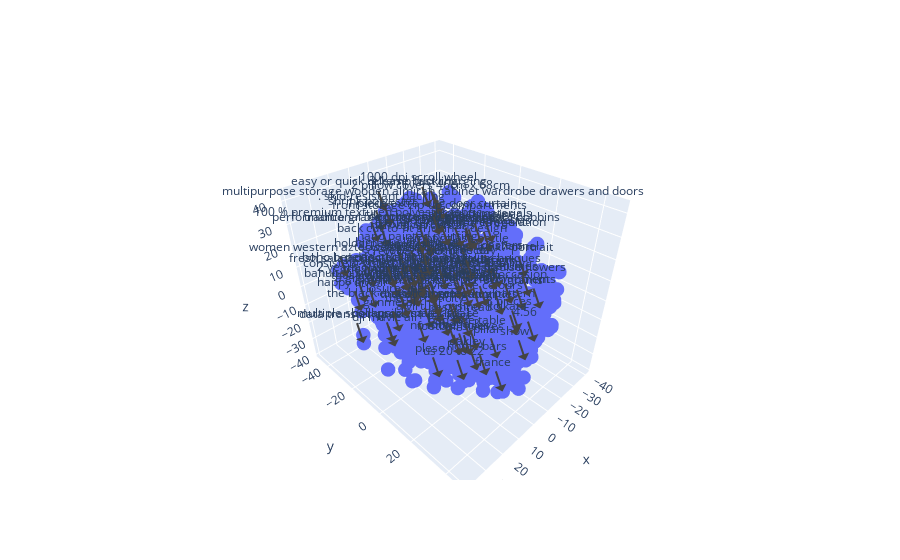

The notebook cell this image was saved under:
### Code cell
fig = go.Figure(data=[go.Scatter3d(x=embeddings_3d[:, 0], y=embeddings_3d[:, 1], z=embeddings_3d[:, 2],
                                   mode='markers', marker=dict(size=5))])

# Add word labels to each point
# for i, txt in enumerate(input_text):
#     fig.add_annotation(x=embeddings_3d[i, 0], y=embeddings_3d[i, 1], z=embeddings_3d[i, 2], text=txt)

fig.update_layout(
    scene=dict(
        annotations=[
          dict(
              x=embeddings_3d[i, 0], 
              y=embeddings_3d[i, 1], 
              z=embeddings_3d[i, 2],
              text=input_text[i]
          )
          for i in range(100)
        ]
    ),
)

fig.show()

### Figure 1 — Plotly figure (JSON) as saved in the notebook; plotly's stock layout.template omitted (floating-point values rounded to 4 significant figures; data arrays with more than 128 entries replaced by an {"elided": "..."} marker saying what was removed)
{"data": [{"marker": {"size": 5}, "mode": "markers", "type": "scatter3d", "x": {"elided": "1000 float values"}, "y": {"elided": "1000 float values"}, "z": {"elided": "1000 float values"}}], "layout": {"scene": {"annotations": [{"text": "college dorm decor", "x": -15.85, "y": -17.21, "z": -7.94}, {"text": "a virtual casino", "x": -10.19, "y": -10.75, "z": -36.17}, {"text": "empty glass bottle", "x": 1.979, "y": 12.33, "z": 19.94}, {"text": "dji mavic air", "x": 28.93, "y": -2.057, "z": -12.52}, {"text": "multiple shockproof materials ]", "x": 19.28, "y": -16.4, "z": -25.42}, {"text": "traditional 5-pocket styling", "x": 11.33, "y": -25.24, "z": 17.76}, {"text": ". skid-resistant backing", "x": 2.017, "y": -33.93, "z": 20.81}, {"text": "bahubali silk saree", "x": 31.31, "y": -16.02, "z": 3.915}, {"text": "\" the carpet city", "x": 9.094, "y": -1.761, "z": -14.17}, {"text": "data transfer speed", "x": 39.09, "y": -8.97, "z": -8.595}, {"text": "the shimmering qualities", "x": 0.2463, "y": 6.375, "z": -12.28}, {"text": ". premium fabric", "x": 27.72, "y": 4.445, "z": 9.47}, {"text": "plese", "x": 25.55, "y": 20.39, "z": -16.28}, {"text": "product materials", "x": -29.95, "y": -2.383, "z": 12.36}, {"text": "shrink polyester", "x": 0.5456, "y": -42.55, "z": 14.58}, {"text": "boho beaded necklace", "x": 25.12, "y": -17.93, "z": 7.389}, {"text": "the colours", "x": 10.91, "y": 36.96, "z": 15.73}, {"text": "classical design", "x": -0.0189, "y": -20.12, "z": -17.53}, {"text": "high quality canvas", "x": -9.842, "y": -31.32, "z": -7.132}, {"text": "audio return channel", "x": -12.03, "y": 12.63, "z": 10.04}, {"text": "the black and white greek key pattern", "x": -6.432, "y": -12.26, "z": -26.21}, {"text": "1.6 cm", "x": -29.85, "y": 26.89, "z": -9.249}, {"text": "fabric treatment", "x": -27.75, "y": -1.477, "z": 8.725}, {"text": "us 20 to 22", "x": 5.643, "y": 14.97, "z": -36.56}, {"text": "performance grade primary and secondary bobbins", "x": -4.305, "y": -18.34, "z": 14.11}, {"text": "8 pieces", "x": -11.1, "y": 29.59, "z": -9.003}, {"text": "2 years quality assurance", "x": 1.055, "y": -34.2, "z": -18.16}, {"text": "wooden printed coasters", "x": -22.98, "y": -12.88, "z": -6.743}, {"text": "4.56", "x": -22.5, "y": 30.87, "z": -21.52}, {"text": "the nicetown store", "x": 1.279, "y": -6.593, "z": -6.989}, {"text": "omega 3", "x": 18.1, "y": 26.96, "z": -4.333}, {"text": "easy or quick release buckling", "x": 11.61, "y": -24.47, "z": 34.4}, {"text": "those or even home decor", "x": 6.165, "y": -16.6, "z": -11.15}, {"text": "1 piece extra long door curtain", "x": -18.35, "y": -23.34, "z": 13.65}, {"text": "100 % premium textured polyester fabric", "x": 6.101, "y": -39.28, "z": 12.31}, {"text": "seamless style", "x": 19.07, "y": 10.29, "z": 24.15}, {"text": "an envelope", "x": -11.84, "y": 1.814, "z": 18.68}, {"text": "back cut-to-fit grid lines design", "x": -1.027, "y": -11.51, "z": 13.11}, {"text": "show", "x": -0.01458, "y": 41.63, "z": -10.11}, {"text": "a great top", "x": 22.58, "y": -22.35, "z": -7.127}, {"text": "diy projects", "x": 31.39, "y": 15.83, "z": 19.84}, {"text": "mint matte", "x": 25.98, "y": 8.153, "z": 16.1}, {"text": "2 money pockets", "x": 2.636, "y": 9.349, "z": 27.82}, {"text": "pillar", "x": 10.3, "y": 35.98, "z": -5.963}, {"text": "women western aztec sweaters", "x": 34.32, "y": -22.28, "z": 14.64}, {"text": "happy diwali", "x": 34.52, "y": -14.84, "z": 1.786}, {"text": "easier application", "x": 23.98, "y": 27.62, "z": 13.83}, {"text": "strong screws", "x": 15.21, "y": 1.584, "z": 27.13}, {"text": "1 package", "x": 19.79, "y": 23.18, "z": -1.363}, {"text": "685 grams", "x": -22.71, "y": 23.0, "z": -8.069}, {"text": "home bars", "x": 1.459, "y": 24.24, "z": -29.83}, {"text": "overall size", "x": 7.219, "y": 19.11, "z": 16.12}, {"text": "special techniques", "x": -6.653, "y": 21.38, "z": 10.75}, {"text": "pole length", "x": 4.284, "y": 28.0, "z": 18.45}, {"text": "rich velvet curtains", "x": -13.15, "y": -24.45, "z": 3.887}, {"text": "a 5x7 portrait", "x": -27.84, "y": 18.61, "z": 4.506}, {"text": "3.1amp fast charging", "x": -6.527, "y": -13.18, "z": 32.19}, {"text": "this women ' s shoe", "x": 14.46, "y": -7.519, "z": 1.975}, {"text": "usagelight weight", "x": 13.17, "y": 19.07, "z": 14.3}, {"text": "kolkata", "x": -4.852, "y": 33.11, "z": -5.575}, {"text": "our get organized system", "x": -4.682, "y": -12.93, "z": -12.92}, {"text": "hologrpahic wristband", "x": 9.422, "y": -16.3, "z": 8.042}, {"text": "triple layer", "x": 5.864, "y": 17.28, "z": 5.769}, {"text": "football sleeves", "x": 13.38, "y": 25.17, "z": -9.515}, {"text": "the health breeze mode", "x": 15.95, "y": -0.9679, "z": 5.472}, {"text": "2 pillow covers 46cm x 68cm", "x": -19.14, "y": -24.74, "z": 21.89}, {"text": "weathered patina", "x": -9.645, "y": -22.76, "z": -5.908}, {"text": "quality prefect", "x": 23.81, "y": 19.57, "z": 9.555}, {"text": "festival occasion", "x": -13.86, "y": 22.67, "z": -0.2906}, {"text": "screw back closure", "x": 10.92, "y": -3.194, "z": 10.53}, {"text": "bad side table", "x": -8.752, "y": 9.438, "z": -31.22}, {"text": "1000 dpi scroll wheel", "x": -4.195, "y": -15.87, "z": 33.7}, {"text": "your personalized costumes", "x": -21.33, "y": -7.388, "z": -15.5}, {"text": "white colored cars", "x": 1.141, "y": 7.867, "z": 5.694}, {"text": "natural style", "x": -4.304, "y": -21.49, "z": -14.89}, {"text": "best thread", "x": 9.372, "y": 20.82, "z": -5.25}, {"text": "multipurpose storage wooden almirah cabinet wardrobe drawers and doors", "x": -1.925, "y": -5.03, "z": 32.45}, {"text": "collapsiblesaves space", "x": 6.703, "y": -8.906, "z": -28.88}, {"text": "closurezipper", "x": 18.85, "y": -5.092, "z": -4.628}, {"text": "those picture-perfect moments", "x": -9.782, "y": 9.092, "z": -7.95}, {"text": "paradise flowers", "x": -12.89, "y": 31.39, "z": 8.523}, {"text": "no more holes", "x": -6.319, "y": 1.073, "z": -38.49}, {"text": "better temperature regulation", "x": -22.58, "y": -7.805, "z": 8.526}, {"text": "food residue and debris", "x": -33.98, "y": -16.07, "z": 1.492}, {"text": "consistent control , comfort and stability", "x": -14.38, "y": -32.49, "z": -22.95}, {"text": "storage container", "x": -10.77, "y": 7.527, "z": 23.22}, {"text": "full visibility", "x": 2.979, "y": 23.17, "z": 7.787}, {"text": "fresh salad cups 100 % brand new", "x": 10.32, "y": -24.18, "z": -3.122}, {"text": "simple plug and play design", "x": -21.98, "y": -24.09, "z": -20.49}, {"text": "hand painted painting", "x": -14.87, "y": -30.14, "z": -5.76}, {"text": "front storage zip-up compartments", "x": 3.049, "y": -2.142, "z": 28.87}, {"text": "france", "x": 8.716, "y": 38.58, "z": -23.14}, {"text": "gunmetal", "x": 24.27, "y": -4.336, "z": -8.759}, {"text": "all devices", "x": 11.47, "y": 6.15, "z": -1.301}, {"text": "vetrians day", "x": -18.49, "y": -3.26, "z": -2.946}, {"text": "oakley", "x": 14.87, "y": 30.24, "z": -13.01}, {"text": "excellent quality", "x": -3.701, "y": -32.73, "z": -16.55}, {"text": "a multi-level terrace design", "x": -7.601, "y": -17.95, "z": -18.99}, {"text": "perfect valentine gifts", "x": 3.544, "y": -17.46, "z": -3.073}, {"text": "decorate cell phone case", "x": -1.986, "y": -2.372, "z": 21.91}]}}}
